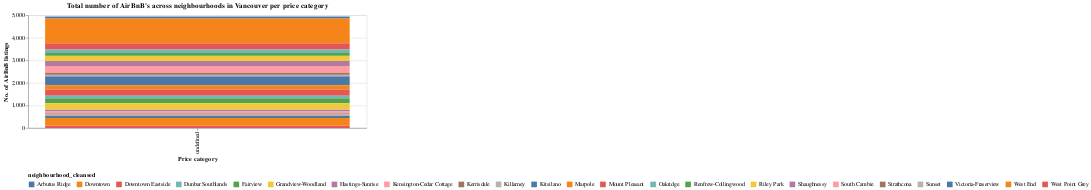

Notebook source saved alongside this figure:
### Markdown cell above
Below is a tool that shows the distribution of price categories by neighborhood. You can toggle by neighborhood (does not render correctly on GitHub.com).

### Code cell
# Choose the neighborhood in the drop down to see the distribution of nightly prices. 

select_box = alt.binding_select(options=list(price_data_labels['neighbourhood_cleansed'].unique()))
selection = alt.selection_single(name='Select', fields=['neighbourhood_cleansed'], bind=select_box)

b_line = alt.Chart(price_data_labels).mark_bar().encode(
    alt.X('label:N', title = 'Price category',
          sort=["low", "mid", "high", "exceptional"]),
    alt.Y('count()', title = 'No. of AirBnB listings'),
    color = 'neighbourhood_cleansed').properties(width=600, height = 200)

b_line.add_selection(
    selection
).transform_filter(
    selection
).configure_legend(
    orient='bottom'
).properties(
    title = "Total number of AirBnB's across neighbourhoods in Vancouver per price category"
)

### Figure 1 — Vega-Lite specification as saved in the notebook (floating-point values rounded to 4 significant figures; data arrays with more than 128 entries replaced by an {"elided": "..."} marker saying what was removed)
{"config": {"view": {"continuousWidth": 400, "continuousHeight": 300}, "legend": {"orient": "bottom"}}, "data": {"name": "data-4319bfc56dc2e6006c5150adc0c73b8d"}, "mark": "bar", "encoding": {"color": {"type": "nominal", "field": "neighbourhood_cleansed"}, "x": {"type": "nominal", "field": "label", "sort": ["low", "mid", "high", "exceptional"], "title": "Price category"}, "y": {"type": "quantitative", "aggregate": "count", "title": "No. of AirBnB listings"}}, "height": 200, "selection": {"Select": {"type": "single", "fields": ["neighbourhood_cleansed"], "bind": {"input": "select", "options": ["Downtown Eastside", "Grandview-Woodland", "West Point Grey", "Downtown", "Kitsilano", "West End", "Killarney", "Marpole", "Renfrew-Collingwood", "Kensington-Cedar Cottage", "Shaughnessy", "Arbutus Ridge", "Victoria-Fraserview", "Riley Park", "Hastings-Sunrise", "Mount Pleasant", "Fairview", "Oakridge", "South Cambie", "Dunbar Southlands", "Kerrisdale", "Sunset", "Strathcona"]}}}, "title": "Total number of AirBnB's across neighbourhoods in Vancouver per price category", "transform": [{"filter": {"selection": "Select"}}], "width": 600, "$schema": "https://vega.github.io/schema/vega-lite/v4.0.2.json", "datasets": {"data-4319bfc56dc2e6006c5150adc0c73b8d": {"elided": "4944 records"}}}
